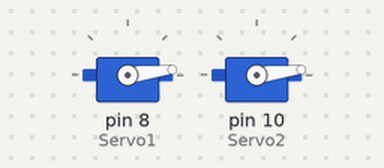
A sketch run on a simulated Arduino Uno, built with avr-gcc and run on an emulated ATmega328P. Parts: 2 × servo.

Above: at 0.05 s.
At 0.45 s:
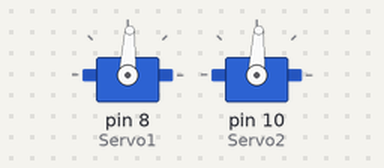
At 0.9 s:
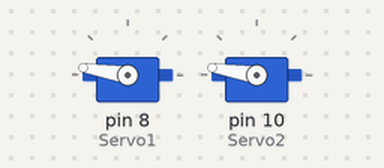
At 1.75 s:
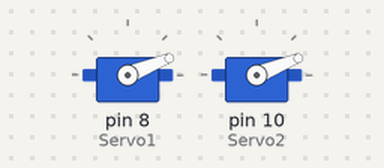
Timing chart, 0 to 4.3 s (numbered marks = the images above):
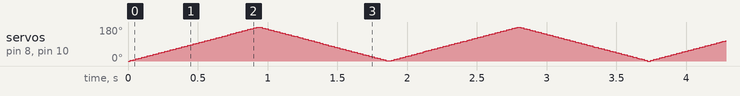

The sketch:

ej4_Arduino_Servo.ino
```cpp
//servo STD cables: naranja --> Vcc; amarillo --> control; marron --> GND

#include <Servo.h>

Servo Servo1;  // Crear objeto servo (hasta 12 en muchas placas)
Servo Servo2;  // Crear objeto servo (hasta 12 en muchas placas)


int pos = 0;   // Variable en la que guardar la posición del servo (grados)
int TIME = 5; //tiempo en ms

void setup() {
  Servo1.attach(8);  // establecer el pin 9 como salida de control digital para el servo
  Servo2.attach(10);  // establecer el pin 9 como salida de control digital para el servo
}


void loop() {
  for (pos = 0; pos <= 180; pos += 1) { // barrido hasta 180 grados en pasos de uno en uno
    Servo1.write(pos);              // le dice al servo la posición en la que colocarse
    Servo2.write(pos);              // le dice al servo la posición en la que colocarse
    delay(TIME);                       // espera 15 ms para que el servo llegue a la posición
  }
  for (pos = 180; pos >= 0; pos -= 1) { // dehacer el recorrido
    Servo1.write(pos);
    Servo2.write(pos);
    delay(TIME);
  }
}
```
